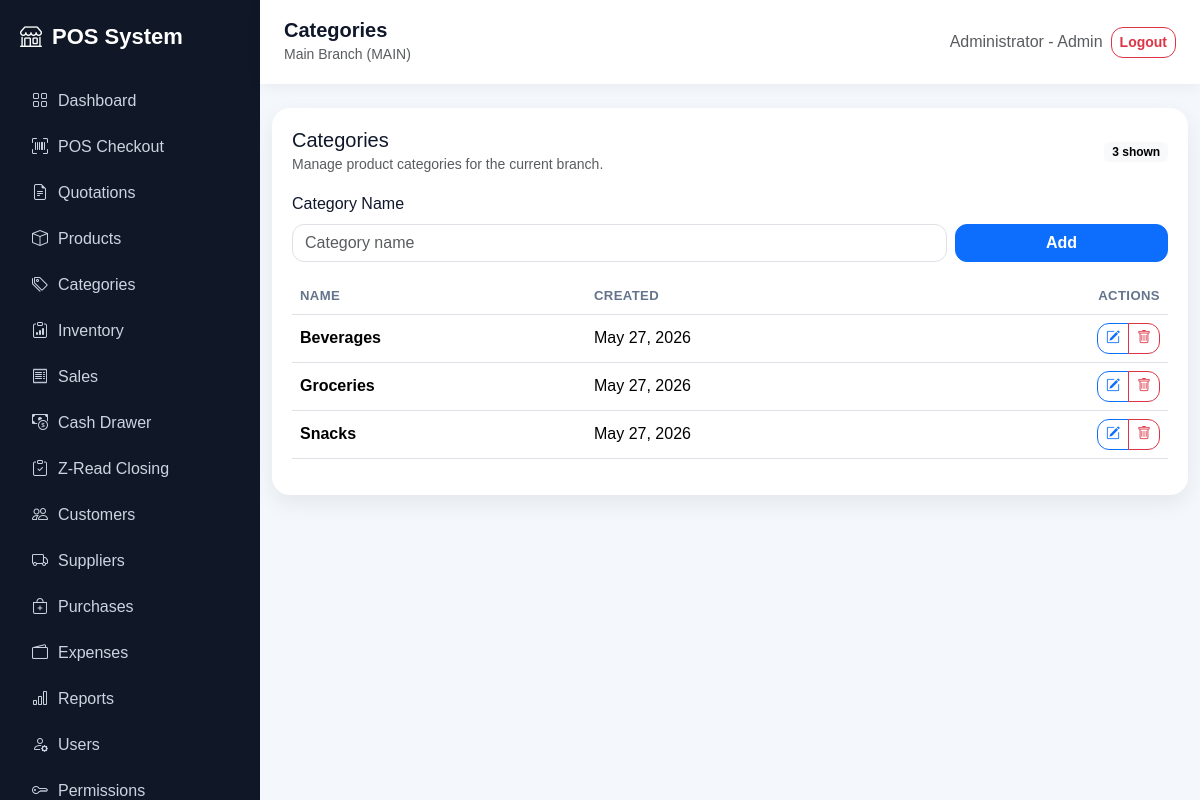
Screenshot of /categories/index.php (signed in) with the database file from the repository.
### tables this page shows
CREATE TABLE categories (
  id INT AUTO_INCREMENT PRIMARY KEY,
  branch_id INT NOT NULL,
  name VARCHAR(120) NOT NULL,
  created_at TIMESTAMP DEFAULT CURRENT_TIMESTAMP,
  FOREIGN KEY (branch_id) REFERENCES branches(id) ON DELETE CASCADE
);

### config/app.php (called while the page is built, shortened)
<?php
function app_url(string $path = ''): string
{
    return BASE_URL . ltrim($path, '/');
}

### categories/index.php (the view, shortened to what this page needs)
<?php
require_once __DIR__ . '/../config/database.php';
$branchId = current_branch_id();
$oldName = '';
$stmt = $pdo->prepare('SELECT id, name, created_at FROM categories WHERE branch_id = ? ORDER BY name');
$stmt->execute([$branchId]);
$categories = $stmt->fetchAll();
include __DIR__ . '/../includes/header.php';
?>
<div class="table-card">
    <div class="d-flex flex-column flex-md-row justify-content-between align-items-md-center gap-3 mb-3">
        <div>
            <h5 class="mb-0">Categories</h5>
            <small class="text-muted">Manage product categories for the current branch.</small>
        </div>
        <span class="badge text-bg-light"><?= count($categories) ?> shown</span>
    </div>
    <form method="post" action="<?= app_url('categories/index.php') ?>" class="row g-2 align-items-end mb-3">
        <div class="col-md-9">
            <label class="form-label">Category Name</label>
            <input class="form-control" name="name" placeholder="Category name" value="<?= htmlspecialchars($oldName) ?>" required maxlength="120">
        </div>
        <div class="col-md-3 d-grid">
            <button class="btn btn-primary">Add</button>
        </div>
    </form>
    <table class="table align-middle">
        <thead>
            <tr>
                <th>Name</th>
                <th>Created</th>
                <th class="text-end">Actions</th>
            </tr>
        </thead>
        <tbody>
            <?php foreach ($categories as $category): ?>
                <tr>
                    <td class="fw-semibold"><?= htmlspecialchars($category['name']) ?></td>
                    <td><?= htmlspecialchars(date('M d, Y', strtotime($category['created_at']))) ?></td>
                    <td class="text-end">
                        <div class="btn-group btn-group-sm" role="group" aria-label="Category actions">
                            <a class="btn btn-outline-primary" href="<?= app_url('categories/edit.php?id=' . (int)$category['id']) ?>">
                                <i class="bi bi-pencil-square"></i>
                            </a>
                            <a class="btn btn-outline-danger" href="<?= app_url('categories/index.php?delete=' . (int)$category['id']) ?>" onclick="return confirm('Delete category?')">
                                <i class="bi bi-trash"></i>
                            </a>
                        </div>
                    </td>
                </tr>
            <?php endforeach; ?>
        </tbody>
    </table>
</div>
<?php include __DIR__ . '/../includes/footer.php'; ?>

### assets/css/app.css (style rules this page uses)
:root { --sidebar:#101827; --primary:#2563eb; --bg:#f4f7fb; }
body { background: var(--bg); font-family: Arial, sans-serif; }
.table-card { background:#fff; border-radius:18px; padding:20px; box-shadow:0 8px 22px rgba(15,23,42,.07); }
* { box-sizing: border-box; }
html { scroll-behavior: smooth; }
body { color: #0f172a; }
.card, .table-card, .soft-card, .stat-card { transition: transform .18s ease, box-shadow .18s ease; }
.table th { white-space: nowrap; font-size: .82rem; color: #64748b; text-transform: uppercase; letter-spacing: .03em; }
.form-control, .form-select, .btn { border-radius: 12px; }
.btn { font-weight: 600; }

### rows the page displays
categories: name "Beverages", created_at "May 27, 2026"
categories: name "Groceries", created_at "May 27, 2026"
categories: name "Snacks", created_at "May 27, 2026"

### other values shown
$link['label'] "Dashboard"
$link['label'] "POS Checkout"
$link['label'] "Quotations"
$link['label'] "Products"
$link['label'] "Categories"
$link['label'] "Inventory"
$link['label'] "Sales"
$link['label'] "Cash Drawer"
$link['label'] "Z-Read Closing"
$link['label'] "Customers"
$link['label'] "Suppliers"
$link['label'] "Purchases"
$link['label'] "Expenses"
$link['label'] "Reports"
$link['label'] "Users"
